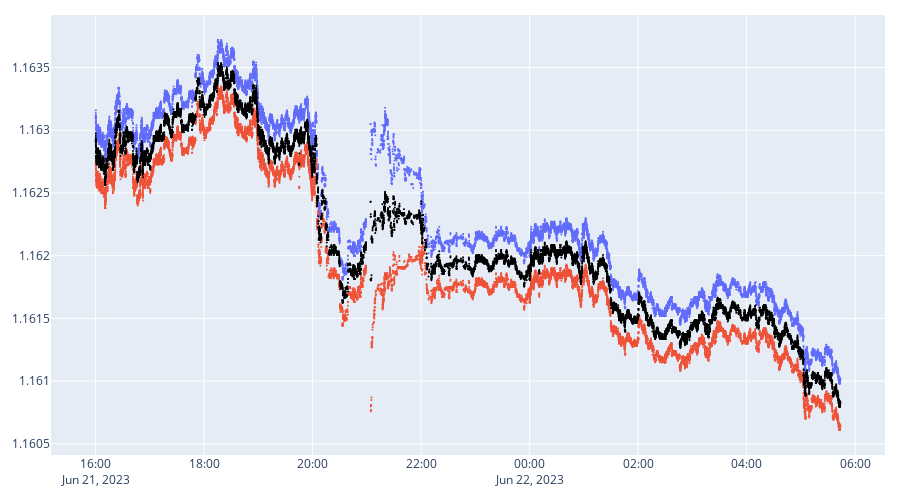

The notebook cell this image was saved under:
### Code cell
df_plt = bid_ask.copy()[bid_ask.t > np.datetime64('2023-06-21 16:00:00')]
m = 15
fig = Figure(layout=go.Layout(height=500, margin={'t':m,'b':m,'l':m,'r':m}))
fig.add_traces(Scatter(x=df_plt['t'], y=df_plt['ask'], name='ask', mode="markers", marker={'size':2},showlegend=False))
fig.add_traces(Scatter(x=df_plt['t'], y=df_plt['bid'], name='bid', mode="markers", marker={'size':2},showlegend=False))
fig.add_traces(Scatter(x=df_plt['t'], y=(df_plt['bid'] + df_plt['ask'])/2, name='mid', mode="markers", marker={'size':2, 'color':'black'},showlegend=False))
fig.show()

### Figure 1 — Plotly figure (JSON) as saved in the notebook; plotly's stock layout.template omitted (floating-point values rounded to 4 significant figures; data arrays with more than 128 entries replaced by an {"elided": "..."} marker saying what was removed)
{"data": [{"marker": {"size": 2}, "mode": "markers", "name": "ask", "showlegend": false, "type": "scatter", "x": {"elided": "20567 str values"}, "y": {"elided": "20567 float values"}}, {"marker": {"size": 2}, "mode": "markers", "name": "bid", "showlegend": false, "type": "scatter", "x": {"elided": "20567 str values"}, "y": {"elided": "20567 float values"}}, {"marker": {"color": "black", "size": 2}, "mode": "markers", "name": "mid", "showlegend": false, "type": "scatter", "x": {"elided": "20567 str values"}, "y": {"elided": "20567 float values"}}], "layout": {"height": 500, "margin": {"b": 15, "l": 15, "r": 15, "t": 15}}}
